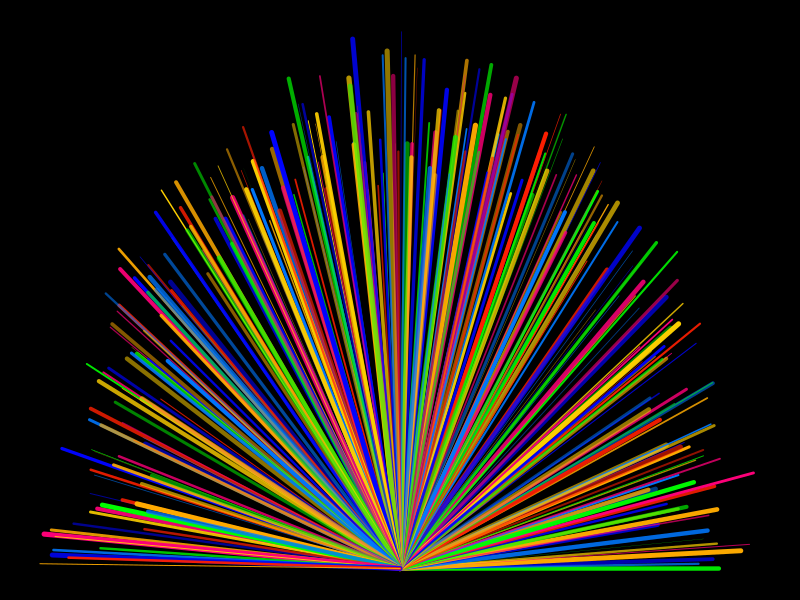

This figure's R source:
# generate pairs of x-y values
theta = seq(0, pi, length = 300)
x = cos(theta)
y = sin(theta)

# set graphical parameters
op = par(bg = "black", mar = rep(0.5, 4))

# plot
plot(x, y, type = 'n')
segments(rep(0, 299), rep(0, 299), x[1:299] * runif(299, 0.7), 
         y[1:299] * runif(299, 0.7), 
         col = hsv(runif(7, 0.01, 0.99), 1, 1, runif(299, 0.5)), 
         lwd = 5*runif(299))